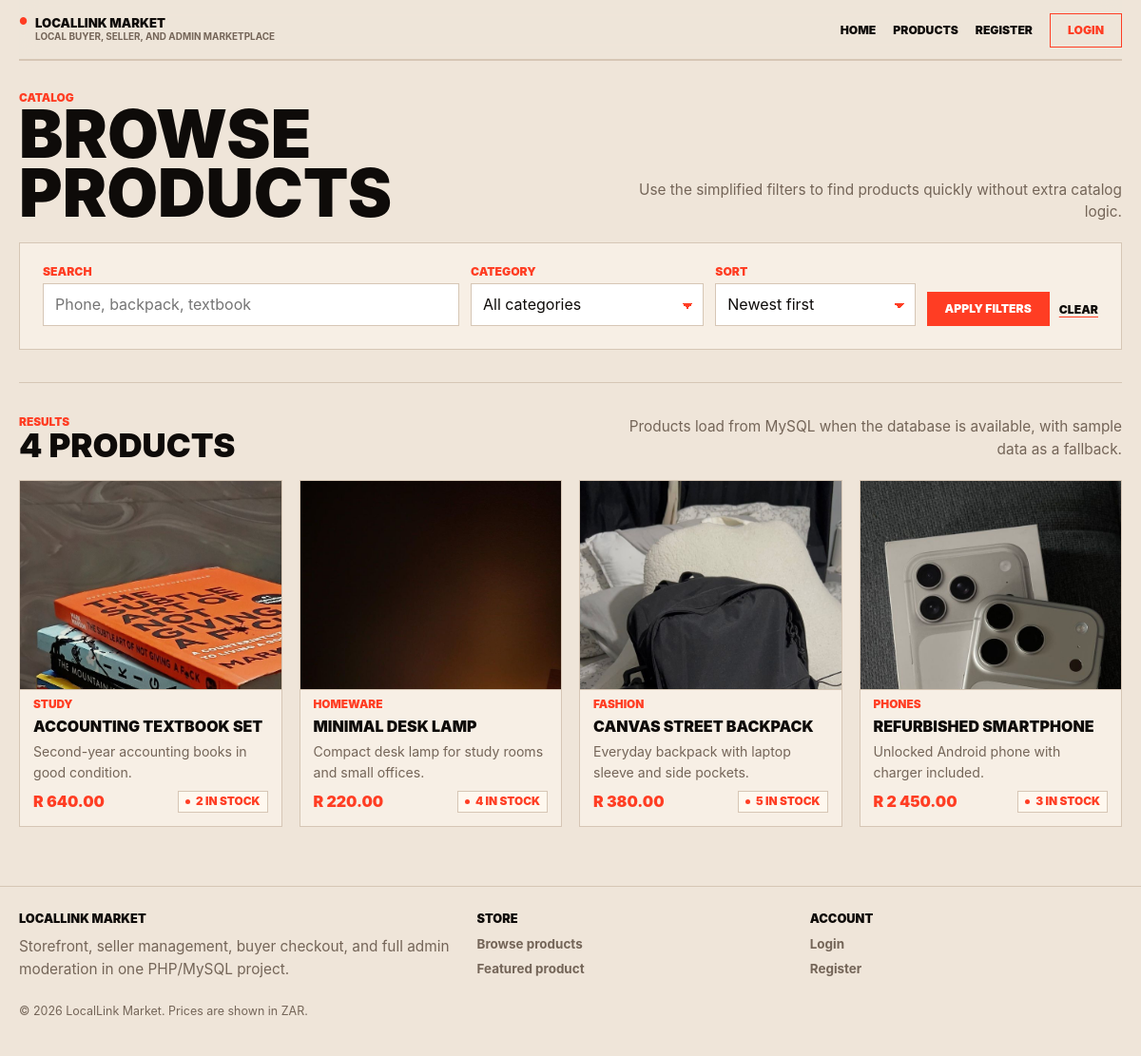
/products.php, run on the app's committed database.
### tables this page shows
CREATE TABLE IF NOT EXISTS products (
  id INT UNSIGNED AUTO_INCREMENT PRIMARY KEY,
  seller_id INT UNSIGNED DEFAULT NULL,
  category_id INT UNSIGNED NOT NULL,
  title VARCHAR(150) NOT NULL,
  description TEXT NOT NULL,
  price DECIMAL(10,2) NOT NULL,
  stock INT UNSIGNED NOT NULL DEFAULT 0,
  status ENUM('active', 'inactive', 'pending_review', 'archived') NOT NULL DEFAULT 'active',
  image_path VARCHAR(255) DEFAULT NULL,
  created_at TIMESTAMP DEFAULT CURRENT_TIMESTAMP,
  updated_at TIMESTAMP DEFAULT CURRENT_TIMESTAMP ON UPDATE CURRENT_TIMESTAMP,
  CONSTRAINT fk_products_category
    FOREIGN KEY (category_id) REFERENCES categories(id),
  CONSTRAINT fk_products_seller
    FOREIGN KEY (seller_id) REFERENCES users(id)
    ON DELETE SET NULL
);

CREATE TABLE IF NOT EXISTS categories (
  id INT UNSIGNED AUTO_INCREMENT PRIMARY KEY,
  name VARCHAR(100) NOT NULL UNIQUE
);

### includes/app.php (called while the page is built, shortened)
<?php
if (!function_exists('app_normalize_path')) {
    function app_normalize_path(string $path): string
    {
        return rtrim(str_replace('\\', '/', $path), '/');
    }
}
if (!function_exists('app_base_path')) {
    function app_base_path(): string
    {
        static $basePath = null;
        if ($basePath !== null) {
            return $basePath;
        }
        $documentRoot = realpath($_SERVER['DOCUMENT_ROOT'] ?? '');
        $projectRoot = realpath(dirname(__DIR__));
        $normalizedDocumentRoot = app_normalize_path($documentRoot);
        $normalizedProjectRoot = app_normalize_path($projectRoot);
        $relativePath = substr($normalizedProjectRoot, strlen($normalizedDocumentRoot));
        $basePath = $relativePath === false ? '' : $relativePath;
        return $basePath;
    }
}
if (!function_exists('app_url')) {
    function app_url(string $path = ''): string
    {
        $normalizedPath = '/' . ltrim($path, '/');
        $basePath = app_base_path();
        return $basePath === '' ? $normalizedPath : $basePath . $normalizedPath;
    }
}
require_once __DIR__ . '/store.php';

### includes/store.php (called while the page is built, shortened)
<?php
function market_format_money(float $amount): string
{
    return 'R ' . number_format($amount, 2, '.', ' ');
}
function market_format_date(string $value): string
{
    $timestamp = strtotime($value);
    return $timestamp ? date('j M Y', $timestamp) : '-';
}
function market_humanize_product_status(string $status): string
{
    $labels = [
        'active' => 'Active',
        'inactive' => 'Inactive',
        'pending_review' => 'Pending review',
        'archived' => 'Archived',
    ];
    return $labels[$status] ?? ucfirst(str_replace('_', ' ', $status));
}
function market_table_exists(string $table): bool
{
    $pdo = db_try_get_connection();
    static $cache = [];
    if (array_key_exists($table, $cache)) {
        return $cache[$table];
    }
    try {
        $statement = $pdo->prepare(
            'SELECT COUNT(*)
             FROM information_schema.tables
             WHERE table_schema = DATABASE()
               AND table_name = :table_name'
        );
        $statement->execute(['table_name' => $table]);
        $cache[$table] = (int) $statement->fetchColumn() > 0;
    } catch (Throwable $exception) {
        $cache[$table] = false;
    }
    return $cache[$table];
}
function market_has_product_images(): bool
{
    return market_table_exists('product_images');
}
function market_map_product(array $row): array
{
    $category = (string) ($row['category_name'] ?? market_category_name((int) ($row['category_id'] ?? 0)));
    $imagePath = trim((string) ($row['resolved_image_path'] ?? $row['image_path'] ?? ''));
    $stock = (int) ($row['stock'] ?? 0);
    $status = strtolower((string) ($row['status'] ?? 'active'));
    $ratingAverage = round((float) ($row['avg_rating'] ?? 0), 1);
    $ratingCount = (int) ($row['review_count'] ?? 0);
    return [
        'id' => (int) ($row['id'] ?? 0),
        'seller_id' => isset($row['seller_id']) ? (int) $row['seller_id'] : 0,
        'seller_name' => (string) ($row['seller_name'] ?? 'LocalLink Seller'),
        'seller_location' => (string) ($row['seller_location'] ?? ''),
        'category_id' => (int) ($row['category_id'] ?? 0),
        'category' => $category,
        'title' => (string) ($row['title'] ?? ''),
        'description' => (string) ($row['description'] ?? ''),
        'price_amount' => (float) ($row['price'] ?? 0),
        'price' => market_format_money((float) ($row['price'] ?? 0)),
        'stock' => $stock,
        'stock_label' => $stock > 0 ? $stock . ' in stock' : 'Out of stock',
        'status' => $status,
        'status_label' => market_humanize_product_status($status),
        'image' => $imagePath !== '' ? $imagePath : market_default_image_for_category($category),
        'rating_average' => $ratingAverage,
        'rating_count' => $ratingCount,
        'rating_label' => $ratingCount > 0 ? $ratingAverage . ' / 5 from ' . $ratingCount . ' review' . ($ratingCount === 1 ? '' : 's') : 'No reviews yet',
        'created_at' => (string) ($row['created_at'] ?? ''),
        'created_on' => market_format_date((string) ($row['created_at'] ?? '')),
    ];
}
function market_bind_list(string $prefix, array $values, array &$params): array
{
    $placeholders = [];
    foreach (array_values($values) as $index => $value) {
        $key = $prefix . $index;
        $placeholders[] = ':' . $key;
        $params[$key] = $value;
    }
    return $placeholders;
}
function market_get_products(array $filters = []): array
{
    $pdo = db_try_get_connection();
    try {
        $conditions = ['1 = 1'];
        $params = [];
        $statuses = null;
        if (isset($filters['status'])) {
            $statuses = is_array($filters['status']) ? $filters['status'] : [$filters['status']];
        } elseif (empty($filters['include_non_public'])) {
            $statuses = ['active'];
        }
        if ($statuses !== null && $statuses !== []) {
            $placeholders = market_bind_list('product_status_', array_map('strval', $statuses), $params);
            $conditions[] = 'p.status IN (' . implode(', ', $placeholders) . ')';
        }
        $search = trim((string) ($filters['search'] ?? ''));
        $categoryId = max(0, (int) ($filters['category_id'] ?? 0));
        $sellerId = max(0, (int) ($filters['seller_id'] ?? 0));
        $orderBy = ($filters['sort'] ?? 'newest') === 'price_low'
            ? 'p.price ASC, p.created_at DESC'
            : 'p.created_at DESC, p.id DESC';
        $limitSql = isset($filters['limit']) ? ' LIMIT ' . max(1, (int) $filters['limit']) : '';
        $imageJoin = market_has_product_images() ? 'LEFT JOIN product_images pi ON pi.product_id = p.id AND pi.is_primary = 1' : '';
        $imageSelect = market_has_product_images()
            ? 'COALESCE(pi.image_path, p.image_path) AS resolved_image_path'
            : 'p.image_path AS resolved_image_path';
        $sql = 'SELECT p.id,
                       p.seller_id,
                       p.category_id,
                       p.title,
                       p.description,
                       p.price,
                       p.stock,
                       p.status,
                       p.image_path,
                       p.created_at,
                       ' . $imageSelect . ',
                       c.name AS category_name,
                       COALESCE(u.full_name, "LocalLink Seller") AS seller_name,
                       COALESCE(sp.location, "") AS seller_location,
                       COALESCE(rv.avg_rating, 0) AS avg_rating,
                       COALESCE(rv.review_count, 0) AS review_count
                FROM products p
                INNER JOIN categories c ON c.id = p.category_id
                LEFT JOIN users u ON u.id = p.seller_id
                LEFT JOIN seller_profiles sp ON sp.user_id = p.seller_id
                LEFT JOIN (
                    SELECT seller_id,
                           ROUND(AVG(rating), 1) AS avg_rating,
                           COUNT(*) AS review_count
                    FROM reviews
                    WHERE status = "visible"
                    GROUP BY seller_id
                ) rv ON rv.seller_id = p.seller_id
                ' . $imageJoin . '
                WHERE ' . implode(' AND ', $conditions) . '
                ORDER BY ' . $orderBy . $limitSql;
        $statement = $pdo->prepare($sql);
        $statement->execute($params);
        return array_map('market_map_product', $statement->fetchAll());
    } catch (Throwable $exception) {
        return array_map('market_map_product', market_sample_products());
    }
}

### products.php (the view, shortened to what this page needs)
<?php
require __DIR__ . '/includes/app.php';
$search = trim((string) ($_GET['search'] ?? ''));
$selectedCategoryId = max(0, (int) ($_GET['category'] ?? 0));
$selectedSort = (string) ($_GET['sort'] ?? 'newest');
$products = market_get_products([
    'search' => $search,
    'category_id' => $selectedCategoryId,
    'sort' => $selectedSort,
]);
require __DIR__ . '/includes/header.php';
?>
<section class="page section">
  <div class="section-head">
    <div>
      <p class="eyebrow">Catalog</p>
      <h1>Browse products</h1>
    </div>
    <p>Use the simplified filters to find products quickly without extra catalog logic.</p>
  </div>
  <form class="card filter-form" method="get" action="<?php echo htmlspecialchars(app_url('products.php')); ?>">
    <div class="field">
      <label for="search">Search</label>
      <input id="search" name="search" type="search" placeholder="Phone, backpack, textbook" value="<?php echo htmlspecialchars($search); ?>">
    </div>
    <div class="field">
      <label for="category">Category</label>
      <select id="category" name="category">
        <option value="0">All categories</option>
      </select>
    </div>
    <div class="field">
      <label for="sort">Sort</label>
      <select id="sort" name="sort">
        <option value="newest" <?php echo $selectedSort === 'newest' ? 'selected' : ''; ?>>Newest first</option>
      </select>
    </div>
    <div class="form-actions">
      <button class="button" type="submit">Apply filters</button>
      <a class="text-link" href="<?php echo htmlspecialchars(app_url('products.php')); ?>">Clear</a>
    </div>
  </form>
</section>
<section class="page section">
  <div class="section-head">
    <div>
      <p class="eyebrow">Results</p>
      <h2><?php echo count($products); ?> product<?php echo count($products) === 1 ? '' : 's'; ?></h2>
    </div>
    <p>Products load from MySQL when the database is available, with sample data as a fallback.</p>
  </div>
  <?php if ($products === []): ?>
    <div class="card empty-state">No products match the current filters. Try a broader search or switch categories.</div>
  <?php else: ?>
    <div class="grid product-grid">
      <?php foreach ($products as $product): ?>
        <article class="card product-card">
          <a class="product-media" href="<?php echo htmlspecialchars(app_url('product.php?id=' . $product['id'])); ?>">
            <img class="product-photo product-photo-<?php echo (int) $product['category_id']; ?>" src="<?php echo htmlspecialchars(app_url($product['image'])); ?>" alt="<?php echo htmlspecialchars($product['title']); ?>">
          </a>
          <div class="product-body">
            <p class="eyebrow"><?php echo htmlspecialchars($product['category']); ?></p>
            <h3><a href="<?php echo htmlspecialchars(app_url('product.php?id=' . $product['id'])); ?>"><?php echo htmlspecialchars($product['title']); ?></a></h3>
            <p><?php echo htmlspecialchars($product['description']); ?></p>
            <div class="product-meta">
              <strong class="price"><?php echo htmlspecialchars($product['price']); ?></strong>
              <span class="badge"><?php echo htmlspecialchars($product['stock_label']); ?></span>
            </div>
          </div>
        </article>
      <?php endforeach; ?>
    </div>
  <?php endif; ?>
</section>
<?php require __DIR__ . '/includes/footer.php'; ?>

### data on the page
products: shows a picture, category.name "STUDY", title "ACCOUNTING TEXTBOOK SET", description "Second-year accounting books in good condition.", price "R 640.00", stock_label "2 IN STOCK"
products: shows a picture, category.name "HOMEWARE", title "MINIMAL DESK LAMP", description "Compact desk lamp for study rooms and small offices.", price "R 220.00", stock_label "4 IN STOCK"
products: shows a picture, category.name "FASHION", title "CANVAS STREET BACKPACK", description "Everyday backpack with laptop sleeve and side pockets.", price "R 380.00", stock_label "5 IN STOCK"
products: shows a picture, category.name "PHONES", title "REFURBISHED SMARTPHONE", description "Unlocked Android phone with charger included.", price "R 2 450.00", stock_label "3 IN STOCK"

### other printed values
count($products) "4"
